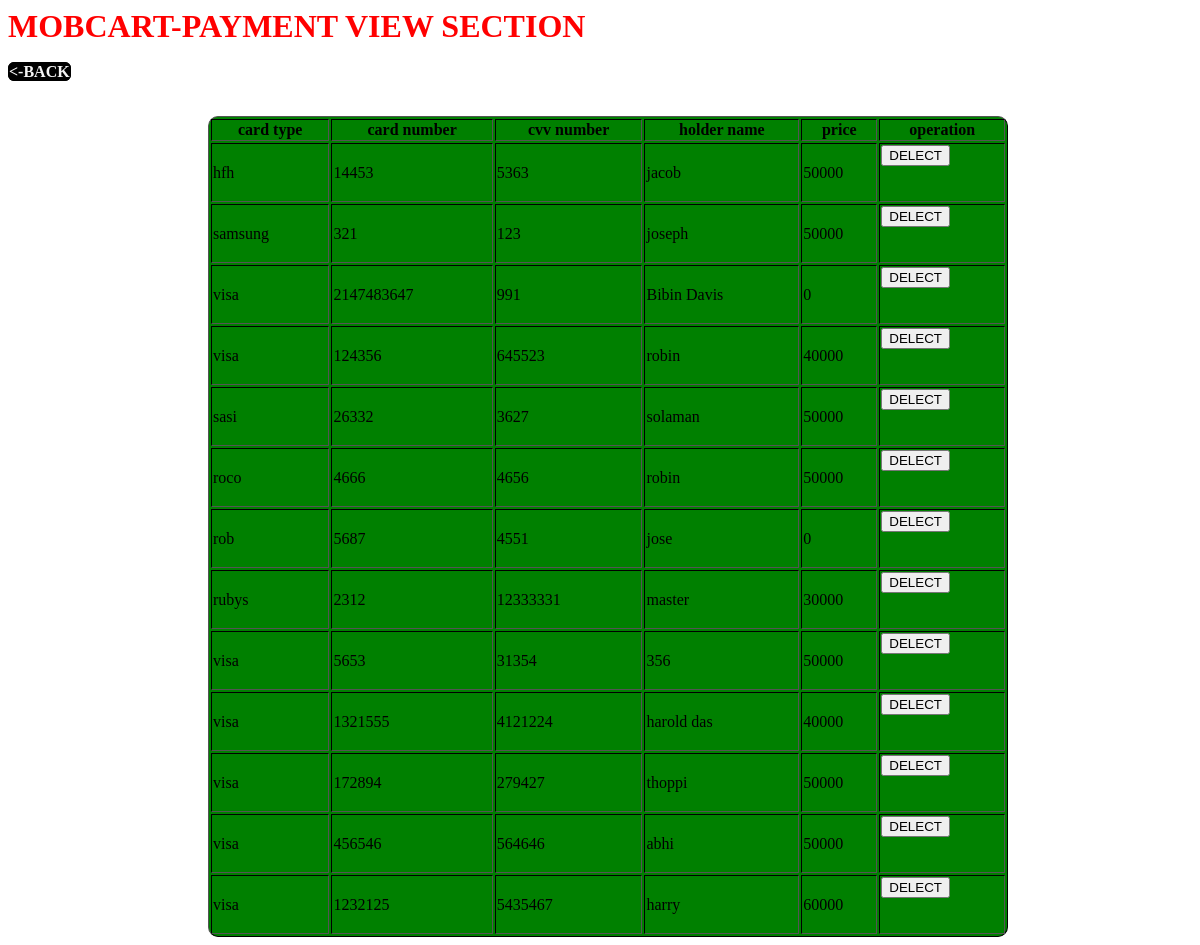
/customer/viewpayment.php, run on the app's committed database.
### tables this page shows
CREATE TABLE IF NOT EXISTS `payment` (
  `ctype` varchar(20) NOT NULL,
  `cnumber` int NOT NULL,
  `cvvnumber` int NOT NULL,
  `holdername` varchar(20) NOT NULL,
  `iprice` int NOT NULL
);

### customer/viewpayment.php (the view, shortened to what this page needs)
<?php
$conn=mysqli_connect('localhost','root','','onlinemobileshop');
?>
<?php
ECHO"<B><FONT COLOR=RED SIZE=6>MOBCART-PAYMENT VIEW SECTION</FONT></B><BR><BR>";
ECHO"<a href=payment.php> <-BACK </a><BR><BR>
<STYLE>
table{
    background-color: green;
    border-width: bold;
    border-color: black;
    border-radius: 10px;
    height: 100px;
    width: 800px;
    margin-left: 200px;
    margin-top: -1px;
  }
  a{color:black; border: 1px solid; border-color:black; border-radius: 6px; text-shadow: none;color: whitesmoke; background-color:black ;font-weight: bolder; }
        *{text-decoration: none;}
</style>";
$dis="SELECT * FROM `payment` WHERE 1";
$result=mysqli_query($conn,$dis);
if(mysqli_num_rows($result) > 0){
   echo"<br><b><table border=1>
   <tr style=background-color:green;>
    <th>card type</th>
    <th>card number</th>
    <th>cvv number</th>
    <th>holder name</th>
     <th>price</th>
      <th>operation</th>
      </tr></b>";
   while($row=mysqli_fetch_assoc($result)){
      echo"<b><tr>
            <td>".$row['ctype']."</td>
            <td>".$row['cnumber']."</td>
            <td>".$row['cvvnumber']."</td>
            <td>".$row['holdername']."</td>
            <td>".$row['iprice']."</td>
            <td><form method=POST>
            <input type=submit name=delete value=DELECT><BR><br>
            </form>
            </tr></b>";
   }
}
else{
   echo"no record is found";
}
?>
    </body>
</html>

### customer/viewpayment.php (style rules this page uses)
table { background-color: green; border-width: bold; border-color: black; border-radius: 10px; height: 100px; width: 800px; margin-left: 200px; margin-top: -1px; }
a { color:black; border: 1px solid; border-color:black; border-radius: 6px; text-shadow: none;color: whitesmoke; background-color:black ;font-weight: bolder; }
* { text-decoration: none; }

### data on the page
payment: ctype "hfh", cnumber "14453", cvvnumber "5363", holdername "jacob", iprice "50000"
payment: ctype "samsung", cnumber "321", cvvnumber "123", holdername "joseph", iprice "50000"
payment: ctype "visa", cnumber "2147483647", cvvnumber "991", holdername "Bibin Davis", iprice "0"
payment: ctype "visa", cnumber "124356", cvvnumber "645523", holdername "robin", iprice "40000"
payment: ctype "sasi", cnumber "26332", cvvnumber "3627", holdername "solaman", iprice "50000"
payment: ctype "roco", cnumber "4666", cvvnumber "4656", holdername "robin", iprice "50000"
payment: ctype "rob", cnumber "5687", cvvnumber "4551", holdername "jose", iprice "0"
payment: ctype "rubys", cnumber "2312", cvvnumber "12333331", holdername "master", iprice "30000"
payment: ctype "visa", cnumber "5653", cvvnumber "31354", holdername "356", iprice "50000"
payment: ctype "visa", cnumber "1321555", cvvnumber "4121224", holdername "harold das", iprice "40000"
payment: ctype "visa", cnumber "172894", cvvnumber "279427", holdername "thoppi", iprice "50000"
payment: ctype "visa", cnumber "456546", cvvnumber "564646", holdername "abhi", iprice "50000"
payment: ctype "visa", cnumber "1232125", cvvnumber "5435467", holdername "harry", iprice "60000"
